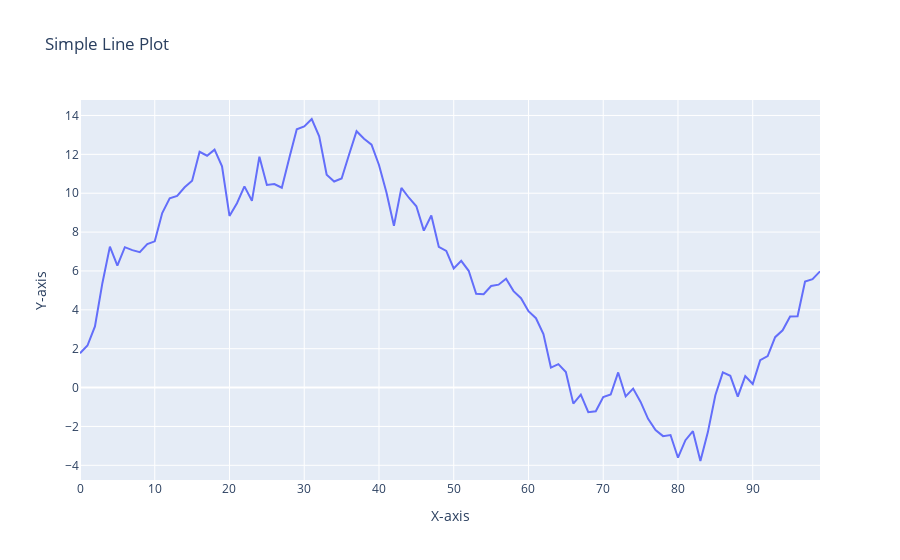

This figure's notebook cell:
### Markdown cell above
Q20. Using Plotly, create a basic line plot of a randomly generated dataset, label the axes, and set the title as 'Simple Line Plot'.

Ans:-

### Code cell
import plotly.graph_objs as go
import numpy as np
import plotly.io as pio

# Generate random data
np.random.seed(0)  # For reproducibility
x = np.arange(0, 100)
y = np.random.randn(100).cumsum()  # Random cumulative sum data for line plot

# Create a line plot
trace = go.Scatter(x=x, y=y, mode='lines', name='Line')

# Define the layout (with axis labels and title)
layout = go.Layout(
    title='Simple Line Plot',
    xaxis=dict(title='X-axis'),
    yaxis=dict(title='Y-axis')
)

# Create a figure with the trace and layout
fig = go.Figure(data=[trace], layout=layout)

# Display the plot
pio.show(fig)

### Figure 1 — Plotly figure (JSON) as saved in the notebook; plotly's stock layout.template omitted (floating-point values rounded to 4 significant figures)
{"data": [{"mode": "lines", "name": "Line", "type": "scatter", "x": [0, 1, 2, 3, 4, 5, 6, 7, 8, 9, 10, 11, 12, 13, 14, 15, 16, 17, 18, 19, 20, 21, 22, 23, 24, 25, 26, 27, 28, 29, 30, 31, 32, 33, 34, 35, 36, 37, 38, 39, 40, 41, 42, 43, 44, 45, 46, 47, 48, 49, 50, 51, 52, 53, 54, 55, 56, 57, 58, 59, 60, 61, 62, 63, 64, 65, 66, 67, 68, 69, 70, 71, 72, 73, 74, 75, 76, 77, 78, 79, 80, 81, 82, 83, 84, 85, 86, 87, 88, 89, 90, 91, 92, 93, 94, 95, 96, 97, 98, 99], "y": [1.764, 2.164, 3.143, 5.384, 7.251, 6.274, 7.224, 7.073, 6.97, 7.38, 7.524, 8.979, 9.74, 9.861, 10.31, 10.64, 12.13, 11.93, 12.24, 11.39, 8.834, 9.487, 10.35, 9.61, 11.88, 10.42, 10.47, 10.28, 11.82, 13.29, 13.44, 13.82, 12.93, 10.95, 10.6, 10.76, 11.99, 13.19, 12.8, 12.5, 11.45, 10.03, 8.327, 10.28, 9.768, 9.33, 8.077, 8.855, 7.241, 7.028, 6.132, 6.519, 6.009, 4.828, 4.8, 5.228, 5.295, 5.597, 4.963, 4.6, 3.928, 3.568, 2.755, 1.029, 1.206, 0.8042, -0.826, -0.3632, -1.27, -1.219, -0.4894, -0.3605, 0.7789, -0.4559, -0.05354, -0.7383, -1.609, -2.188, -2.5, -2.443, -3.609, -2.708, -2.242, -3.778, -2.29, -0.3941, 0.7846, 0.6047, -0.466, 0.5884, 0.1852, 1.408, 1.616, 2.593, 2.949, 3.656, 3.666, 5.452, 5.579, 5.981]}], "layout": {"autosize": true, "title": {"text": "Simple Line Plot"}, "xaxis": {"autorange": true, "range": [0, 99], "title": {"text": "X-axis"}, "type": "linear"}, "yaxis": {"autorange": true, "range": [-4.756, 14.8], "title": {"text": "Y-axis"}, "type": "linear"}}}
